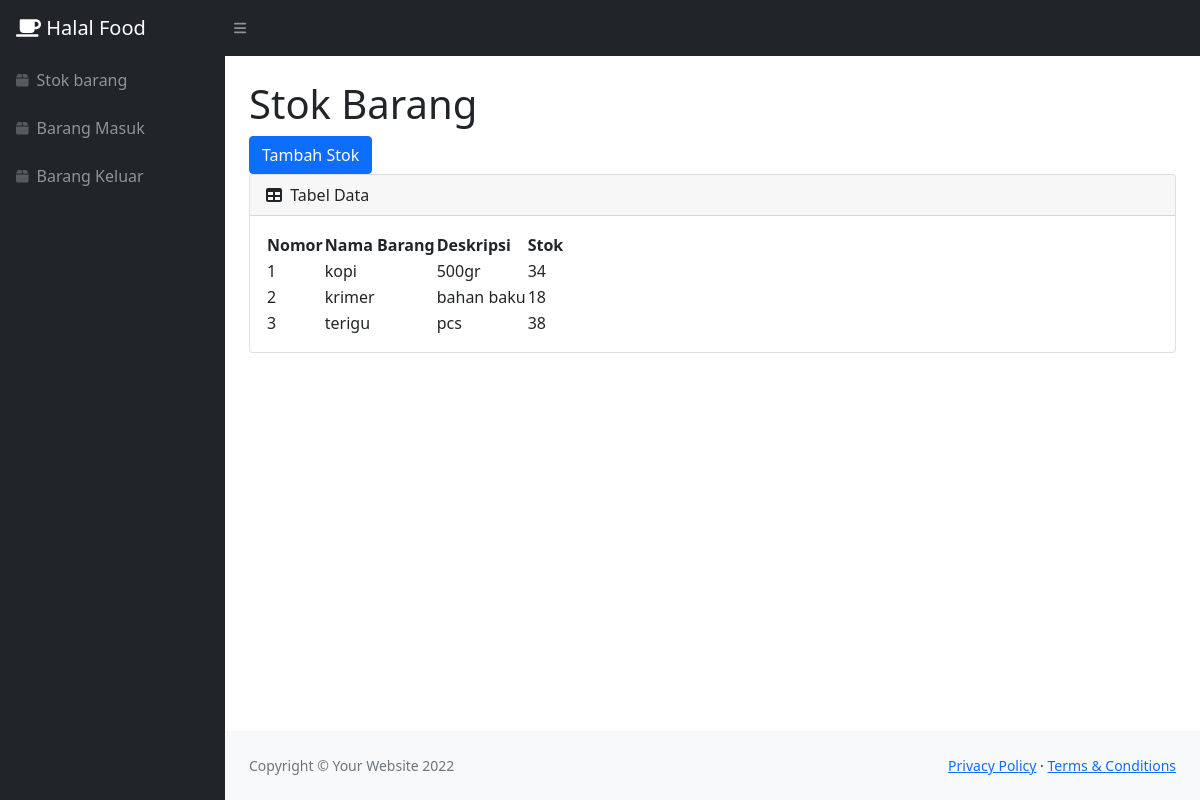
The app's page /admin/stok.php with its own data.
### tables this page shows
CREATE TABLE `stock` (
  `idbarang` int(11) NOT NULL,
  `namabarang` varchar(25) NOT NULL,
  `deskripsi` varchar(25) NOT NULL,
  `stok` int(11) NOT NULL
);

### admin/stok.php (the view, shortened to what this page needs)
<?php
require 'functions.php';
?>
<!DOCTYPE html>
<html lang="en">
    <head>
        <link href="https://cdn.jsdelivr.net/npm/simple-datatables@latest/dist/style.css" rel="stylesheet" />
        <link href="css/styles.css" rel="stylesheet" />
    </head>
    <body class="sb-nav-fixed">
        <nav class="sb-topnav navbar navbar-expand navbar-dark bg-dark">
            <a class="navbar-brand ps-3" href="index.php"><i class="fas fa-coffee" ></i> Halal Food</a>
            <button class="btn btn-link btn-sm order-1 order-lg-0 me-4 me-lg-0" id="sidebarToggle" href="#!"><i class="fas fa-bars"></i></button>
        </nav>
        <div id="layoutSidenav">
            <div id="layoutSidenav_nav">
                <nav class="sb-sidenav accordion sb-sidenav-dark" id="sidenavAccordion">
                    <div class="sb-sidenav-menu">
                        <div class="nav">
                            <a class="nav-link" href="stok.php">
                                <div class="sb-nav-link-icon"><i class="fas fa-box"></i></div>
                                Stok barang
                            </a> <a class="nav-link" href="masuk.php">
                                <div class="sb-nav-link-icon"><i class="fas fa-box"></i></div>
                                Barang Masuk
                            </a> <a class="nav-link" href="keluar.php">
                                <div class="sb-nav-link-icon"><i class="fas fa-box"></i></div>
                                 Barang Keluar
                            </a>
                        </div>
                    </div>
                </nav>
            </div>
            <div id="layoutSidenav_content">
                <main>
                    <div class="container-fluid px-4">
                        <h1 class="mt-4">Stok Barang</h1>
                        <button type="button" class="btn btn-primary" data-bs-toggle="modal" data-bs-target="#exampleModal">
                            Tambah Stok
                        </button>
                        <div class="card mb-4">
                            <div class="card-header">
                                <i class="fas fa-table me-1"></i>
                                Tabel Data
                            </div>
                            <div class="card-body">
                                <table id="datatablesSimple">
                                    <thead>
                                        <tr>
                                            <th>Nomor</th>
                                            <th>Nama Barang</th>
                                            <th>Deskripsi</th>
                                            <th>Stok</th>
                                    </thead>
                                    <tbody>
                                        <?php
                                        $ambilsemuadata = mysqli_query($sqlconnection,"select*from stock");
                                        $i = 1;
                                        while($data=mysqli_fetch_array($ambilsemuadata)){
                                            $namabarang = $data['namabarang'];
                                            $deskripsi = $data['deskripsi'];
                                            $stok = $data['stok'];
                                        ?>
                                        <tr>
                                            <td><?=$i++;?></td>
                                            <td><?=$namabarang?></td>
                                            <td><?=$deskripsi?></td>
                                            <td><?=$stok?></td>
                                        </tr>
                                        <?php
                                        };
                                        ?>
                                    </tbody>
                                </table>
                            </div>
                        </div>
                    </div>
                </main>
                <footer class="py-4 bg-light mt-auto">
                    <div class="container-fluid px-4">
                        <div class="d-flex align-items-center justify-content-between small">
                            <div class="text-muted">Copyright &copy; Your Website 2022</div>
                            <div>
                                <a href="#">Privacy Policy</a>
                                &middot;
                                <a href="#">Terms &amp; Conditions</a>
                            </div>
                        </div>
                    </div>
                </footer>
            </div>
        </div>
    </body>
</html>

### records on screen
stock: namabarang "kopi", deskripsi "500gr", stok "34"
stock: namabarang "krimer", deskripsi "bahan baku", stok "18"
stock: namabarang "terigu", deskripsi "pcs", stok "38"
